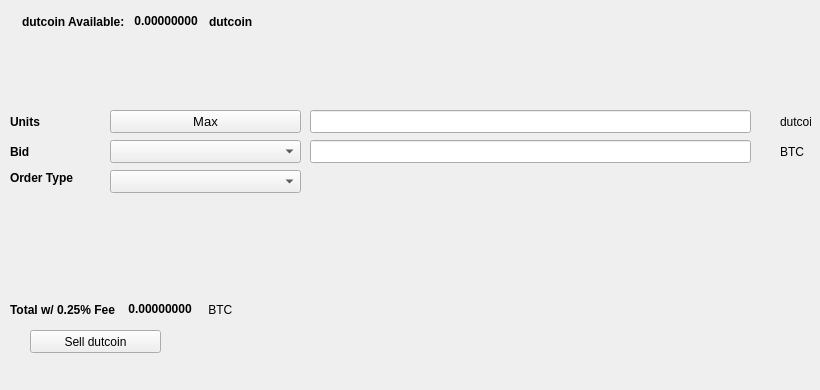
   <widget class="QWidget" name="SellTab">
    <attribute name="title">
     <string>Sell</string>
    </attribute>
    <widget class="QLabel" name="label_16">
     <property name="geometry">
      <rect>
       <x>780</x>
       <y>140</y>
       <width>31</width>
       <height>23</height>
      </rect>
     </property>
     <property name="text">
      <string>BTC</string>
     </property>
    </widget>
    <widget class="QComboBox" name="SellBidcomboBox">
     <property name="geometry">
      <rect>
       <x>110</x>
       <y>140</y>
       <width>191</width>
       <height>23</height>
      </rect>
     </property>
     <property name="font">
      <font>
       <pointsize>10</pointsize>
      </font>
     </property>
    </widget>
    <widget class="QLabel" name="label_18">
     <property name="geometry">
      <rect>
       <x>10</x>
       <y>110</y>
       <width>46</width>
       <height>23</height>
      </rect>
     </property>
     <property name="font">
      <font>
       <weight>75</weight>
       <bold>true</bold>
      </font>
     </property>
     <property name="text">
      <string>Units</string>
     </property>
    </widget>
    <widget class="QPushButton" name="Sell_Max_Amount">
     <property name="geometry">
      <rect>
       <x>110</x>
       <y>110</y>
       <width>191</width>
       <height>23</height>
      </rect>
     </property>
     <property name="font">
      <font>
       <pointsize>10</pointsize>
      </font>
     </property>
     <property name="text">
      <string>Max</string>
     </property>
    </widget>
    <widget class="QLabel" name="label_20">
     <property name="geometry">
      <rect>
       <x>10</x>
       <y>170</y>
       <width>91</width>
       <height>16</height>
      </rect>
     </property>
     <property name="font">
      <font>
       <weight>75</weight>
       <bold>true</bold>
      </font>
     </property>
     <property name="text">
      <string>Order Type</string>
     </property>
    </widget>
    <widget class="QComboBox" name="SellOrdertypeCombo">
     <property name="geometry">
      <rect>
       <x>110</x>
       <y>170</y>
       <width>191</width>
       <height>23</height>
      </rect>
     </property>
     <property name="font">
      <font>
       <pointsize>10</pointsize>
      </font>
     </property>
    </widget>
    <widget class="QLabel" name="label_21">
     <property name="geometry">
      <rect>
       <x>10</x>
       <y>140</y>
       <width>46</width>
       <height>23</height>
      </rect>
     </property>
     <property name="font">
      <font>
       <weight>75</weight>
       <bold>true</bold>
      </font>
     </property>
     <property name="text">
      <string>Bid</string>
     </property>
    </widget>
    <widget class="QLabel" name="label_22">
     <property name="geometry">
      <rect>
       <x>780</x>
       <y>110</y>
       <width>31</width>
       <height>23</height>
      </rect>
     </property>
     <property name="text">
      <string>dutcoin</string>
     </property>
    </widget>
    <widget class="QLineEdit" name="UnitsInputECA">
     <property name="geometry">
      <rect>
       <x>310</x>
       <y>110</y>
       <width>441</width>
       <height>23</height>
      </rect>
     </property>
     <property name="font">
      <font>
       <pointsize>9</pointsize>
       <weight>75</weight>
       <bold>true</bold>
      </font>
     </property>
    </widget>
    <widget class="QLineEdit" name="SellBidPriceEdit">
     <property name="geometry">
      <rect>
       <x>310</x>
       <y>140</y>
       <width>441</width>
       <height>23</height>
      </rect>
     </property>
     <property name="font">
      <font>
       <pointsize>9</pointsize>
       <weight>75</weight>
       <bold>true</bold>
      </font>
     </property>
    </widget>
    <widget class="QPushButton" name="SellECABTN">
     <property name="geometry">
      <rect>
       <x>30</x>
       <y>330</y>
       <width>131</width>
       <height>23</height>
      </rect>
     </property>
     <property name="text">
      <string>Sell dutcoin</string>
     </property>
     <property name="icon">
      <iconset resource="../dutcoin">
       <normaloff>:/icons/bitcoin</normaloff>:/icons/bitcoin</iconset>
     </property>
    </widget>
    <widget class="QWidget" name="layoutWidget3">
     <property name="geometry">
      <rect>
       <x>22</x>
       <y>12</y>
       <width>258</width>
       <height>19</height>
      </rect>
     </property>
     <layout class="QHBoxLayout" name="horizontalLayout">
      <item>
       <widget class="QLabel" name="label232_2">
        <property name="font">
         <font>
          <weight>75</weight>
          <bold>true</bold>
         </font>
        </property>
        <property name="text">
         <string>dutcoin Available:</string>
        </property>
       </widget>
      </item>
      <item>
       <widget class="QLabel" name="ECAAvailableLabel">
        <property name="palette">
         <palette>
          <active>
           <colorrole role="WindowText">
            <brush brushstyle="SolidPattern">
             <color alpha="255">
              <red>0</red>
              <green>0</green>
              <blue>0</blue>
             </color>
            </brush>
           </colorrole>
           <colorrole role="Button">
            <brush brushstyle="SolidPattern">
             <color alpha="255">
              <red>0</red>
              <green>170</green>
              <blue>0</blue>
             </color>
            </brush>
           </colorrole>
           <colorrole role="Light">
            <brush brushstyle="SolidPattern">
             <color alpha="255">
              <red>0</red>
              <green>255</green>
              <blue>0</blue>
             </color>
            </brush>
           </colorrole>
           <colorrole role="Midlight">
            <brush brushstyle="SolidPattern">
             <color alpha="255">
              <red>0</red>
              <green>212</green>
              <blue>0</blue>
             </color>
            </brush>
           </colorrole>
           <colorrole role="Dark">
            <brush brushstyle="SolidPattern">
             <color alpha="255">
              <red>0</red>
              <green>85</green>
              <blue>0</blue>
             </color>
            </brush>
           </colorrole>
           <colorrole role="Mid">
            <brush brushstyle="SolidPattern">
             <color alpha="255">
              <red>0</red>
              <green>113</green>
              <blue>0</blue>
             </color>
            </brush>
           </colorrole>
           <colorrole role="Text">
            <brush brushstyle="SolidPattern">
             <color alpha="255">
              <red>0</red>
              <green>170</green>
              <blue>0</blue>
             </color>
            </brush>
           </colorrole>
           <colorrole role="BrightText">
            <brush brushstyle="SolidPattern">
             <color alpha="255">
              <red>255</red>
              <green>255</green>
              <blue>255</blue>
             </color>
            </brush>
           </colorrole>
           <colorrole role="ButtonText">
            <brush brushstyle="SolidPattern">
             <color alpha="255">
              <red>0</red>
              <green>0</green>
              <blue>0</blue>
             </color>
            </brush>
           </colorrole>
           <colorrole role="Base">
            <brush brushstyle="SolidPattern">
             <color alpha="255">
              <red>255</red>
              <green>255</green>
              <blue>255</blue>
             </color>
            </brush>
           </colorrole>
           <colorrole role="Window">
            <brush brushstyle="SolidPattern">
             <color alpha="255">
              <red>0</red>
              <green>170</green>
              <blue>0</blue>
             </color>
            </brush>
           </colorrole>
           <colorrole role="Shadow">
            <brush brushstyle="SolidPattern">
             <color alpha="255">
              <red>0</red>
              <green>0</green>
              <blue>0</blue>
             </color>
            </brush>
           </colorrole>
           <colorrole role="AlternateBase">
            <brush brushstyle="SolidPattern">
             <color alpha="255">
              <red>127</red>
              <green>212</green>
              <blue>127</blue>
             </color>
            </brush>
           </colorrole>
           <colorrole role="ToolTipBase">
            <brush brushstyle="SolidPattern">
             <color alpha="255">
              <red>255</red>
              <green>255</green>
              <blue>220</blue>
             </color>
            </brush>
           </colorrole>
           <colorrole role="ToolTipText">
            <brush brushstyle="SolidPattern">
             <color alpha="255">
              <red>0</red>
              <green>0</green>
              <blue>0</blue>
             </color>
            </brush>
           </colorrole>
          </active>
          <inactive>
           <colorrole role="WindowText">
            <brush brushstyle="SolidPattern">
             <color alpha="255">
              <red>0</red>
              <green>0</green>
              <blue>0</blue>
             </color>
            </brush>
           </colorrole>
           <colorrole role="Button">
            <brush brushstyle="SolidPattern">
             <color alpha="255">
              <red>0</red>
              <green>170</green>
              <blue>0</blue>
             </color>
            </brush>
           </colorrole>
           <colorrole role="Light">
            <brush brushstyle="SolidPattern">
             <color alpha="255">
              <red>0</red>
              <green>255</green>
              <blue>0</blue>
             </color>
            </brush>
           </colorrole>
           <colorrole role="Midlight">
            <brush brushstyle="SolidPattern">
             <color alpha="255">
              <red>0</red>
              <green>212</green>
              <blue>0</blue>
             </color>
            </brush>
           </colorrole>
           <colorrole role="Dark">
            <brush brushstyle="SolidPattern">
             <color alpha="255">
              <red>0</red>
              <green>85</green>
              <blue>0</blue>
             </color>
            </brush>
           </colorrole>
           <colorrole role="Mid">
            <brush brushstyle="SolidPattern">
             <color alpha="255">
              <red>0</red>
              <green>113</green>
              <blue>0</blue>
             </color>
            </brush>
           </colorrole>
           <colorrole role="Text">
            <brush brushstyle="SolidPattern">
             <color alpha="255">
              <red>0</red>
              <green>170</green>
              <blue>0</blue>
             </color>
            </brush>
           </colorrole>
           <colorrole role="BrightText">
            <brush brushstyle="SolidPattern">
             <color alpha="255">
              <red>255</red>
              <green>255</green>
              <blue>255</blue>
             </color>
            </brush>
           </colorrole>
           <colorrole role="ButtonText">
            <brush brushstyle="SolidPattern">
             <color alpha="255">
              <red>0</red>
              <green>0</green>
              <blue>0</blue>
             </color>
            </brush>
           </colorrole>
           <colorrole role="Base">
            <brush brushstyle="SolidPattern">
             <color alpha="255">
              <red>255</red>
              <green>255</green>
              <blue>255</blue>
             </color>
            </brush>
           </colorrole>
           <colorrole role="Window">
            <brush brushstyle="SolidPattern">
             <color alpha="255">
              <red>0</red>
              <green>170</green>
              <blue>0</blue>
             </color>
            </brush>
           </colorrole>
           <colorrole role="Shadow">
            <brush brushstyle="SolidPattern">
             <color alpha="255">
              <red>0</red>
              <green>0</green>
              <blue>0</blue>
             </color>
            </brush>
           </colorrole>
           <colorrole role="AlternateBase">
            <brush brushstyle="SolidPattern">
             <color alpha="255">
              <red>127</red>
              <green>212</green>
              <blue>127</blue>
             </color>
            </brush>
           </colorrole>
           <colorrole role="ToolTipBase">
            <brush brushstyle="SolidPattern">
             <color alpha="255">
              <red>255</red>
              <green>255</green>
              <blue>220</blue>
             </color>
            </brush>
           </colorrole>
           <colorrole role="ToolTipText">
            <brush brushstyle="SolidPattern">
             <color alpha="255">
              <red>0</red>
              <green>0</green>
              <blue>0</blue>
             </color>
            </brush>
           </colorrole>
          </inactive>
          <disabled>
           <colorrole role="WindowText">
            <brush brushstyle="SolidPattern">
             <color alpha="255">
              <red>0</red>
              <green>85</green>
              <blue>0</blue>
             </color>
            </brush>
           </colorrole>
           <colorrole role="Button">
            <brush brushstyle="SolidPattern">
             <color alpha="255">
              <red>0</red>
              <green>170</green>
              <blue>0</blue>
             </color>
            </brush>
           </colorrole>
           <colorrole role="Light">
            <brush brushstyle="SolidPattern">
             <color alpha="255">
              <red>0</red>
              <green>255</green>
              <blue>0</blue>
             </color>
            </brush>
           </colorrole>
           <colorrole role="Midlight">
            <brush brushstyle="SolidPattern">
             <color alpha="255">
              <red>0</red>
              <green>212</green>
              <blue>0</blue>
             </color>
            </brush>
           </colorrole>
           <colorrole role="Dark">
            <brush brushstyle="SolidPattern">
             <color alpha="255">
              <red>0</red>
              <green>85</green>
              <blue>0</blue>
             </color>
            </brush>
           </colorrole>
           <colorrole role="Mid">
            <brush brushstyle="SolidPattern">
             <color alpha="255">
              <red>0</red>
              <green>113</green>
              <blue>0</blue>
             </color>
            </brush>
           </colorrole>
           <colorrole role="Text">
            <brush brushstyle="SolidPattern">
             <color alpha="255">
              <red>0</red>
              <green>85</green>
              <blue>0</blue>
             </color>
            </brush>
           </colorrole>
           <colorrole role="BrightText">
            <brush brushstyle="SolidPattern">
             <color alpha="255">
              <red>255</red>
              <green>255</green>
              <blue>255</blue>
             </color>
            </brush>
           </colorrole>
           <colorrole role="ButtonText">
            <brush brushstyle="SolidPattern">
             <color alpha="255">
              <red>0</red>
              <green>85</green>
              <blue>0</blue>
             </color>
            </brush>
           </colorrole>
           <colorrole role="Base">
            <brush brushstyle="SolidPattern">
             <color alpha="255">
              <red>0</red>
              <green>170</green>
              <blue>0</blue>
             </color>
            </brush>
           </colorrole>
           <colorrole role="Window">
            <brush brushstyle="SolidPattern">
             <color alpha="255">
              <red>0</red>
              <green>170</green>
              <blue>0</blue>
             </color>
            </brush>
           </colorrole>
           <colorrole role="Shadow">
            <brush brushstyle="SolidPattern">
             <color alpha="255">
              <red>0</red>
              <green>0</green>
              <blue>0</blue>
             </color>
            </brush>
           </colorrole>
           <colorrole role="AlternateBase">
            <brush brushstyle="SolidPattern">
             <color alpha="255">
              <red>0</red>
              <green>170</green>
              <blue>0</blue>
             </color>
            </brush>
           </colorrole>
           <colorrole role="ToolTipBase">
            <brush brushstyle="SolidPattern">
             <color alpha="255">
              <red>255</red>
              <green>255</green>
              <blue>220</blue>
             </color>
            </brush>
           </colorrole>
           <colorrole role="ToolTipText">
            <brush brushstyle="SolidPattern">
             <color alpha="255">
              <red>0</red>
              <green>0</green>
              <blue>0</blue>
             </color>
            </brush>
           </colorrole>
          </disabled>
         </palette>
        </property>
        <property name="font">
         <font>
          <weight>75</weight>
          <bold>true</bold>
         </font>
        </property>
        <property name="text">
         <string> 0.00000000 </string>
        </property>
        <property name="textInteractionFlags">
         <set>Qt::LinksAccessibleByMouse|Qt::TextSelectableByKeyboard|Qt::TextSelectableByMouse</set>
        </property>
       </widget>
      </item>
      <item>
       <widget class="QLabel" name="labelECA">
        <property name="font">
         <font>
          <weight>75</weight>
          <bold>true</bold>
         </font>
        </property>
        <property name="text">
         <string>dutcoin</string>
        </property>
       </widget>
      </item>
     </layout>
    </widget>
    <widget class="QWidget" name="layoutWidget">
     <property name="geometry">
      <rect>
       <x>10</x>
       <y>300</y>
       <width>268</width>
       <height>19</height>
      </rect>
     </property>
     <layout class="QHBoxLayout" name="horizontalLayout_2">
      <item>
       <widget class="QLabel" name="label_19">
        <property name="font">
         <font>
          <weight>75</weight>
          <bold>true</bold>
         </font>
        </property>
        <property name="text">
         <string>Total w/ 0.25% Fee </string>
        </property>
       </widget>
      </item>
      <item>
       <widget class="QLabel" name="SellCostLabel">
        <property name="palette">
         <palette>
          <active>
           <colorrole role="WindowText">
            <brush brushstyle="SolidPattern">
             <color alpha="255">
              <red>0</red>
              <green>0</green>
              <blue>0</blue>
             </color>
            </brush>
           </colorrole>
           <colorrole role="Button">
            <brush brushstyle="SolidPattern">
             <color alpha="255">
              <red>0</red>
              <green>170</green>
              <blue>0</blue>
             </color>
            </brush>
           </colorrole>
           <colorrole role="Light">
            <brush brushstyle="SolidPattern">
             <color alpha="255">
              <red>0</red>
              <green>255</green>
              <blue>0</blue>
             </color>
            </brush>
           </colorrole>
           <colorrole role="Midlight">
            <brush brushstyle="SolidPattern">
             <color alpha="255">
              <red>0</red>
              <green>212</green>
              <blue>0</blue>
             </color>
            </brush>
           </colorrole>
           <colorrole role="Dark">
            <brush brushstyle="SolidPattern">
             <color alpha="255">
              <red>0</red>
              <green>85</green>
              <blue>0</blue>
             </color>
            </brush>
           </colorrole>
           <colorrole role="Mid">
            <brush brushstyle="SolidPattern">
             <color alpha="255">
              <red>0</red>
              <green>113</green>
              <blue>0</blue>
             </color>
            </brush>
           </colorrole>
           <colorrole role="Text">
            <brush brushstyle="SolidPattern">
             <color alpha="255">
              <red>0</red>
              <green>170</green>
              <blue>0</blue>
             </color>
            </brush>
           </colorrole>
           <colorrole role="BrightText">
            <brush brushstyle="SolidPattern">
             <color alpha="255">
              <red>255</red>
              <green>255</green>
              <blue>255</blue>
             </color>
            </brush>
           </colorrole>
           <colorrole role="ButtonText">
            <brush brushstyle="SolidPattern">
             <color alpha="255">
              <red>0</red>
              <green>0</green>
              <blue>0</blue>
             </color>
            </brush>
           </colorrole>
           <colorrole role="Base">
            <brush brushstyle="SolidPattern">
             <color alpha="255">
              <red>255</red>
              <green>255</green>
              <blue>255</blue>
             </color>
            </brush>
           </colorrole>
           <colorrole role="Window">
            <brush brushstyle="SolidPattern">
             <color alpha="255">
              <red>0</red>
              <green>170</green>
              <blue>0</blue>
             </color>
            </brush>
           </colorrole>
           <colorrole role="Shadow">
            <brush brushstyle="SolidPattern">
             <color alpha="255">
              <red>0</red>
              <green>0</green>
              <blue>0</blue>
             </color>
            </brush>
           </colorrole>
           <colorrole role="AlternateBase">
            <brush brushstyle="SolidPattern">
             <color alpha="255">
              <red>127</red>
              <green>212</green>
              <blue>127</blue>
             </color>
            </brush>
           </colorrole>
           <colorrole role="ToolTipBase">
            <brush brushstyle="SolidPattern">
             <color alpha="255">
              <red>255</red>
              <green>255</green>
              <blue>220</blue>
             </color>
            </brush>
           </colorrole>
           <colorrole role="ToolTipText">
            <brush brushstyle="SolidPattern">
             <color alpha="255">
              <red>0</red>
              <green>0</green>
              <blue>0</blue>
             </color>
            </brush>
           </colorrole>
          </active>
          <inactive>
           <colorrole role="WindowText">
            <brush brushstyle="SolidPattern">
             <color alpha="255">
              <red>0</red>
              <green>0</green>
              <blue>0</blue>
             </color>
            </brush>
           </colorrole>
           <colorrole role="Button">
            <brush brushstyle="SolidPattern">
             <color alpha="255">
              <red>0</red>
              <green>170</green>
              <blue>0</blue>
             </color>
            </brush>
           </colorrole>
           <colorrole role="Light">
            <brush brushstyle="SolidPattern">
             <color alpha="255">
              <red>0</red>
              <green>255</green>
              <blue>0</blue>
             </color>
            </brush>
           </colorrole>
           <colorrole role="Midlight">
            <brush brushstyle="SolidPattern">
             <color alpha="255">
              <red>0</red>
              <green>212</green>
              <blue>0</blue>
             </color>
            </brush>
           </colorrole>
           <colorrole role="Dark">
            <brush brushstyle="SolidPattern">
             <color alpha="255">
              <red>0</red>
              <green>85</green>
              <blue>0</blue>
             </color>
            </brush>
           </colorrole>
           <colorrole role="Mid">
            <brush brushstyle="SolidPattern">
             <color alpha="255">
              <red>0</red>
              <green>113</green>
              <blue>0</blue>
             </color>
            </brush>
           </colorrole>
           <colorrole role="Text">
            <brush brushstyle="SolidPattern">
             <color alpha="255">
              <red>0</red>
              <green>170</green>
              <blue>0</blue>
             </color>
            </brush>
           </colorrole>
           <colorrole role="BrightText">
            <brush brushstyle="SolidPattern">
             <color alpha="255">
              <red>255</red>
              <green>255</green>
              <blue>255</blue>
             </color>
            </brush>
           </colorrole>
           <colorrole role="ButtonText">
            <brush brushstyle="SolidPattern">
             <color alpha="255">
              <red>0</red>
              <green>0</green>
              <blue>0</blue>
             </color>
            </brush>
           </colorrole>
           <colorrole role="Base">
            <brush brushstyle="SolidPattern">
             <color alpha="255">
              <red>255</red>
              <green>255</green>
              <blue>255</blue>
             </color>
            </brush>
           </colorrole>
           <colorrole role="Window">
            <brush brushstyle="SolidPattern">
             <color alpha="255">
              <red>0</red>
              <green>170</green>
              <blue>0</blue>
             </color>
            </brush>
           </colorrole>
           <colorrole role="Shadow">
            <brush brushstyle="SolidPattern">
             <color alpha="255">
              <red>0</red>
              <green>0</green>
              <blue>0</blue>
             </color>
            </brush>
           </colorrole>
           <colorrole role="AlternateBase">
            <brush brushstyle="SolidPattern">
             <color alpha="255">
              <red>127</red>
              <green>212</green>
              <blue>127</blue>
             </color>
            </brush>
           </colorrole>
           <colorrole role="ToolTipBase">
            <brush brushstyle="SolidPattern">
             <color alpha="255">
              <red>255</red>
              <green>255</green>
              <blue>220</blue>
             </color>
            </brush>
           </colorrole>
           <colorrole role="ToolTipText">
            <brush brushstyle="SolidPattern">
             <color alpha="255">
              <red>0</red>
              <green>0</green>
              <blue>0</blue>
             </color>
            </brush>
           </colorrole>
          </inactive>
          <disabled>
           <colorrole role="WindowText">
            <brush brushstyle="SolidPattern">
             <color alpha="255">
              <red>0</red>
              <green>85</green>
              <blue>0</blue>
             </color>
            </brush>
           </colorrole>
           <colorrole role="Button">
            <brush brushstyle="SolidPattern">
             <color alpha="255">
              <red>0</red>
              <green>170</green>
              <blue>0</blue>
             </color>
            </brush>
           </colorrole>
           <colorrole role="Light">
            <brush brushstyle="SolidPattern">
             <color alpha="255">
              <red>0</red>
              <green>255</green>
              <blue>0</blue>
             </color>
            </brush>
           </colorrole>
           <colorrole role="Midlight">
            <brush brushstyle="SolidPattern">
             <color alpha="255">
              <red>0</red>
              <green>212</green>
              <blue>0</blue>
             </color>
            </brush>
           </colorrole>
           <colorrole role="Dark">
            <brush brushstyle="SolidPattern">
             <color alpha="255">
              <red>0</red>
              <green>85</green>
              <blue>0</blue>
             </color>
            </brush>
           </colorrole>
           <colorrole role="Mid">
            <brush brushstyle="SolidPattern">
             <color alpha="255">
              <red>0</red>
              <green>113</green>
              <blue>0</blue>
             </color>
            </brush>
           </colorrole>
           <colorrole role="Text">
            <brush brushstyle="SolidPattern">
             <color alpha="255">
              <red>0</red>
              <green>85</green>
              <blue>0</blue>
             </color>
            </brush>
           </colorrole>
           <colorrole role="BrightText">
            <brush brushstyle="SolidPattern">
             <color alpha="255">
              <red>255</red>
              <green>255</green>
              <blue>255</blue>
             </color>
            </brush>
           </colorrole>
           <colorrole role="ButtonText">
            <brush brushstyle="SolidPattern">
             <color alpha="255">
              <red>0</red>
              <green>85</green>
              <blue>0</blue>
             </color>
            </brush>
           </colorrole>
           <colorrole role="Base">
            <brush brushstyle="SolidPattern">
             <color alpha="255">
              <red>0</red>
              <green>170</green>
              <blue>0</blue>
             </color>
            </brush>
           </colorrole>
           <colorrole role="Window">
            <brush brushstyle="SolidPattern">
             <color alpha="255">
              <red>0</red>
              <green>170</green>
              <blue>0</blue>
             </color>
            </brush>
           </colorrole>
           <colorrole role="Shadow">
            <brush brushstyle="SolidPattern">
             <color alpha="255">
              <red>0</red>
              <green>0</green>
              <blue>0</blue>
             </color>
            </brush>
           </colorrole>
           <colorrole role="AlternateBase">
            <brush brushstyle="SolidPattern">
             <color alpha="255">
              <red>0</red>
              <green>170</green>
              <blue>0</blue>
             </color>
            </brush>
           </colorrole>
           <colorrole role="ToolTipBase">
            <brush brushstyle="SolidPattern">
             <color alpha="255">
              <red>255</red>
              <green>255</green>
              <blue>220</blue>
             </color>
            </brush>
           </colorrole>
           <colorrole role="ToolTipText">
            <brush brushstyle="SolidPattern">
             <color alpha="255">
              <red>0</red>
              <green>0</green>
              <blue>0</blue>
             </color>
            </brush>
           </colorrole>
          </disabled>
         </palette>
        </property>
        <property name="font">
         <font>
          <weight>75</weight>
          <bold>true</bold>
         </font>
        </property>
        <property name="autoFillBackground">
         <bool>false</bool>
        </property>
        <property name="text">
         <string> 0.00000000</string>
        </property>
        <property name="textInteractionFlags">
         <set>Qt::LinksAccessibleByMouse|Qt::TextSelectableByMouse</set>
        </property>
       </widget>
      </item>
      <item>
       <widget class="QLabel" name="label_17">
        <property name="font">
         <font>
          <weight>50</weight>
          <bold>false</bold>
         </font>
        </property>
        <property name="text">
         <string> BTC</string>
        </property>
       </widget>
      </item>
     </layout>
    </widget>
    <widget class="QLabel" name="label_23">
     <property name="geometry">
      <rect>
       <x>460</x>
       <y>300</y>
       <width>281</width>
       <height>81</height>
      </rect>
     </property>
     <property name="text">
      <string/>
     </property>
     <property name="pixmap">
      <pixmap>:/images/bittrex</pixmap>
     </property>
    </widget>
   </widget>
